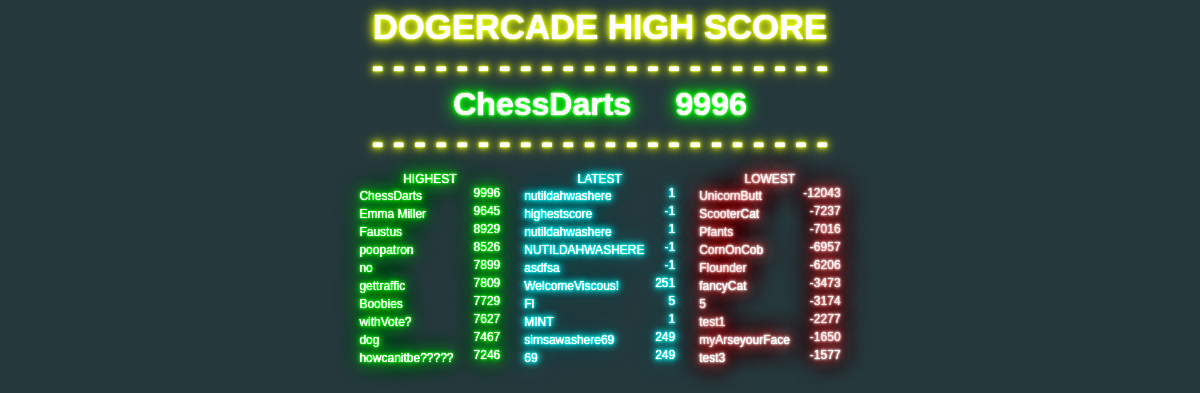
The app's page /index/ with its own data.
### entries/models.py (models this page shows, shortened)
class Entry(models.Model):
    text = models.CharField(max_length=15)
    score = models.IntegerField(default=0)
    pub_date = models.DateTimeField('date published')
    voted = models.BooleanField(default=False)
    def was_published_recently(self):
        return self.pub_date >= timezone.now() - datetime.timedelta(days=1)
    was_published_recently.admin_order_field = 'pub_date'
    was_published_recently.boolean = True
    was_published_recently.short_description = 'Published recently?'
    objects = EntryManager()

### entries/views.py (the view)
# urls.py: url(r'^index/$', 'entries.views.index'),
def index(request):
    context = {
      'latest_entry_list': Entry.objects.order_by('-pub_date')[:10],
      'high_entry_list': Entry.objects.order_by('-score','-pub_date')[:10],
      'high_entry': Entry.objects.order_by('-score','-pub_date')[:1],
      'low_entry_list': Entry.objects.order_by('score','-pub_date')[:10],
      'voting_entry': Entry.objects.unvoted_or_random(),
      'lottery': Entry.objects.random(),
      'lottery_winner': Entry.objects.random(),
    }
    return render(request, 'entries/index.html', context);

### entries/models.py (called while the page is built)
    def unvoted_or_random(self):
        unvoted_entries = self.filter(voted = False).order_by('-pub_date')
        voted_entries = self.filter(voted = True).order_by('?')
        if unvoted_entries:
            return unvoted_entries[:1]
        else:
            return voted_entries[:1]

    def random(self):
        random_entries = self.filter(voted = True).order_by('?')
        return random_entries[:1]

### entries/templates/entries/index.html (shortened to what this page needs)
 <!doctype html>
 <html lang="en">
 <head>
 </head>
<body class="body" style="background-color:#25383C; pointer-events: none; ">
 <header>
   <div style="text-align: center">
          <li class = "title">DOGERCADE HIGH SCORE</li>
          <li class = "title">- - - - - - - - - - - - - - - - - - - - - - </li>
  </div>
 </header>
  <div style="text-align: center">
        {% for entry in high_entry %}
          <li class = "top"><a href="/entries/{{ entry.id }}/">{{ entry.text }}&nbsp;&nbsp;&nbsp;&nbsp;&nbsp;{{ entry.score }}</a></li>
        {% endfor %}
  </div>
  <li class = "title" style="text-align: center">
      - - - - - - - - - - - - - - - - - - - - - - </li>
  <div class = "tableCenter">
    <div id="hiTable" class = "table">
        <li id = "high">HIGHEST</li>
      {% for entry in high_entry_list %}
        <li>
            <a href="/entries/{{ entry.id }}/">
            <div class = "high" style = "text-align: left;">
                {{ entry.text }}
                <div style="float: right;">{{ entry.score }}</div>
                </a></li>
            {% endfor %}
            </div>
     <div id="laTable" class = "table">
         <li id = "latest">LATEST</li>
      {% for entry in latest_entry_list %}
        <li><a href="/entries/{{ entry.id }}/">
        <div class = "latest" style = "text-align: left;">{{ entry.text }}
        &nbsp;&nbsp;&nbsp;&nbsp;&nbsp;<div style="float: right;">{{ entry.score }}</div></a></li>
      {% endfor %}
     </div>
     <div id="loTable" class = "table">
         <li id="low">LOWEST</li>
      {% for entry in low_entry_list %}
        <li><a href="/entries/{{ entry.id }}/">
        <div class = "low" style = "text-align: left;">{{ entry.text }}
        &nbsp;&nbsp;&nbsp;&nbsp;&nbsp;<div style="float: right;">{{ entry.score }}</div></a></li>
      {% endfor %}
      </div>
   </div>
</body>
</html>

### entries/templates/entries/index.html (style rules this page uses)
.latest a { color: #FFFFFF; text-shadow: 0 0 0.5px #fff, 0 0 1px #fff, 0 0 2px #00ffff, 0 0 3px #00ffff, 0 0 5px #00ffff, 0 0 7px #00ffff, 0 0 10px #00ffff, 0 0 10px #00ffff, 0 0 30px #00ffff; font-family:arial; font-size: 9pt; text-decoration: none; margin-left:auto; margin-right:auto; }
#latest { color: #FFFFFF; text-shadow: 0 0 0.5px #fff, 0 0 1px #fff, 0 0 2px #00ffff, 0 0 3px #00ffff, 0 0 5px #00ffff, 0 0 7px #00ffff, 0 0 10px #00ffff, 0 0 10px #00ffff, 0 0 30px #00ffff; font-family:arial; font-size: 9pt; text-decoration: none; margin-left:auto; margin-right:auto; }
.low a { color: #FFFFFF; text-shadow: 0 0 1px #fff, 0 0 2px #fff, 0 0 3px #fff, 0 0 5px #fc4c4c, 0 0 7px #fc4c4c, 0 0 15px #fc4c4c, 0 0 20px #fc4c4c, 0 0 30px #fc4c4c, 0 0 50px #fc4c4c; font-family:arial; font-size: 9pt; text-decoration: none; }
#low { color: #FFFFFF; text-shadow: 0 0 1px #fff, 0 0 2px #fff, 0 0 3px #fff, 0 0 5px #fc4c4c, 0 0 7px #fc4c4c, 0 0 15px #fc4c4c, 0 0 20px #fc4c4c, 0 0 30px #fc4c4c, 0 0 50px #fc4c4c; font-family:arial; font-size: 9pt; text-decoration: none; }
.high a { color: #FFFFFF; text-shadow: 0 0 0.5px #fff, 0 0 1px #fff, 0 0 2px #00ff00, 0 0 3px #00ff00, 0 0 5px #00ff00, 0 0 7px #00ff00, 0 0 15px #00ff00, 0 0 20px #00ff00, 0 0 30px #00ff00; font-family:arial; font-size: 9pt; text-decoration: none; }
#high { color: #FFFFFF; text-shadow: 0 0 0.5px #fff, 0 0 1px #fff, 0 0 2px #00ff00, 0 0 3px #00ff00, 0 0 5px #00ff00, 0 0 7px #00ff00, 0 0 15px #00ff00, 0 0 20px #00ff00, 0 0 30px #00ff00; font-family:arial; font-size: 9pt; text-decoration: none; }
.top a { color: #FFFFFF; text-shadow: 0 0 0.5px #fff, 0 0 1px #fff, 0 0 2px #fff, 0 0 3px #00FF00, 0 0 5px #00FF00, 0 0 7px #00FF00, 0 0 15px #00FF00, 0 0 20px #00FF00; 0 0 30px #00FF00; font-family:arial; font-size: 24pt; font-weight:bold; text-decoration: none; margin: 0 0; clear:both; }
li { list-style-type: none; }
.tableCenter { text-align: center; }
.table { display: inline-block; padding: 10px; }
.title { color: #FFFFFF; text-shadow: 0 0 0.5px #fff, 0 0 0.7px #fff, 0 0 1px #fff, 0 0 2px #eaff00, 0 0 3px #eaff00, 0 0 7px #eaff00, 0 0 10px #eaff00, 0 0 15px #eaff00; font-family:arial; font-size: 26pt; font-weight:bold; text-decoration: none; margin: 0 0; clear:both; }

### records on screen
Entry: text "ChessDarts", score "9996"
Entry: text "Emma Miller", score "9645"
Entry: text "Faustus", score "8929"
Entry: text "poopatron", score "8526"
Entry: text "no", score "7899"
Entry: text "gettraffic", score "7809"
Entry: text "Boobies", score "7729"
Entry: text "withVote?", score "7627"
Entry: text "dog", score "7467"
Entry: text "howcanitbe?????", score "7246"
Entry: text "nutildahwashere", score "1"
Entry: text "highestscore", score "-1"
Entry: text "nutildahwashere", score "1"
Entry: text "NUTILDAHWASHERE", score "-1"
Entry: text "asdfsa", score "-1"
Entry: text "WelcomeViscous!", score "251"
Entry: text "Fl", score "5"
Entry: text "MINT", score "1"
Entry: text "simsawashere69", score "249"
Entry: text "69", score "249"
Entry: text "UnicornButt", score "-12043"
Entry: text "ScooterCat", score "-7237"
Entry: text "Pfants", score "-7016"
Entry: text "CornOnCob", score "-6957"
Entry: text "Flounder", score "-6206"
Entry: text "fancyCat", score "-3473"
Entry: text "5", score "-3174"
Entry: text "test1", score "-2277"
Entry: text "myArseyourFace", score "-1650"
Entry: text "test3", score "-1577"
